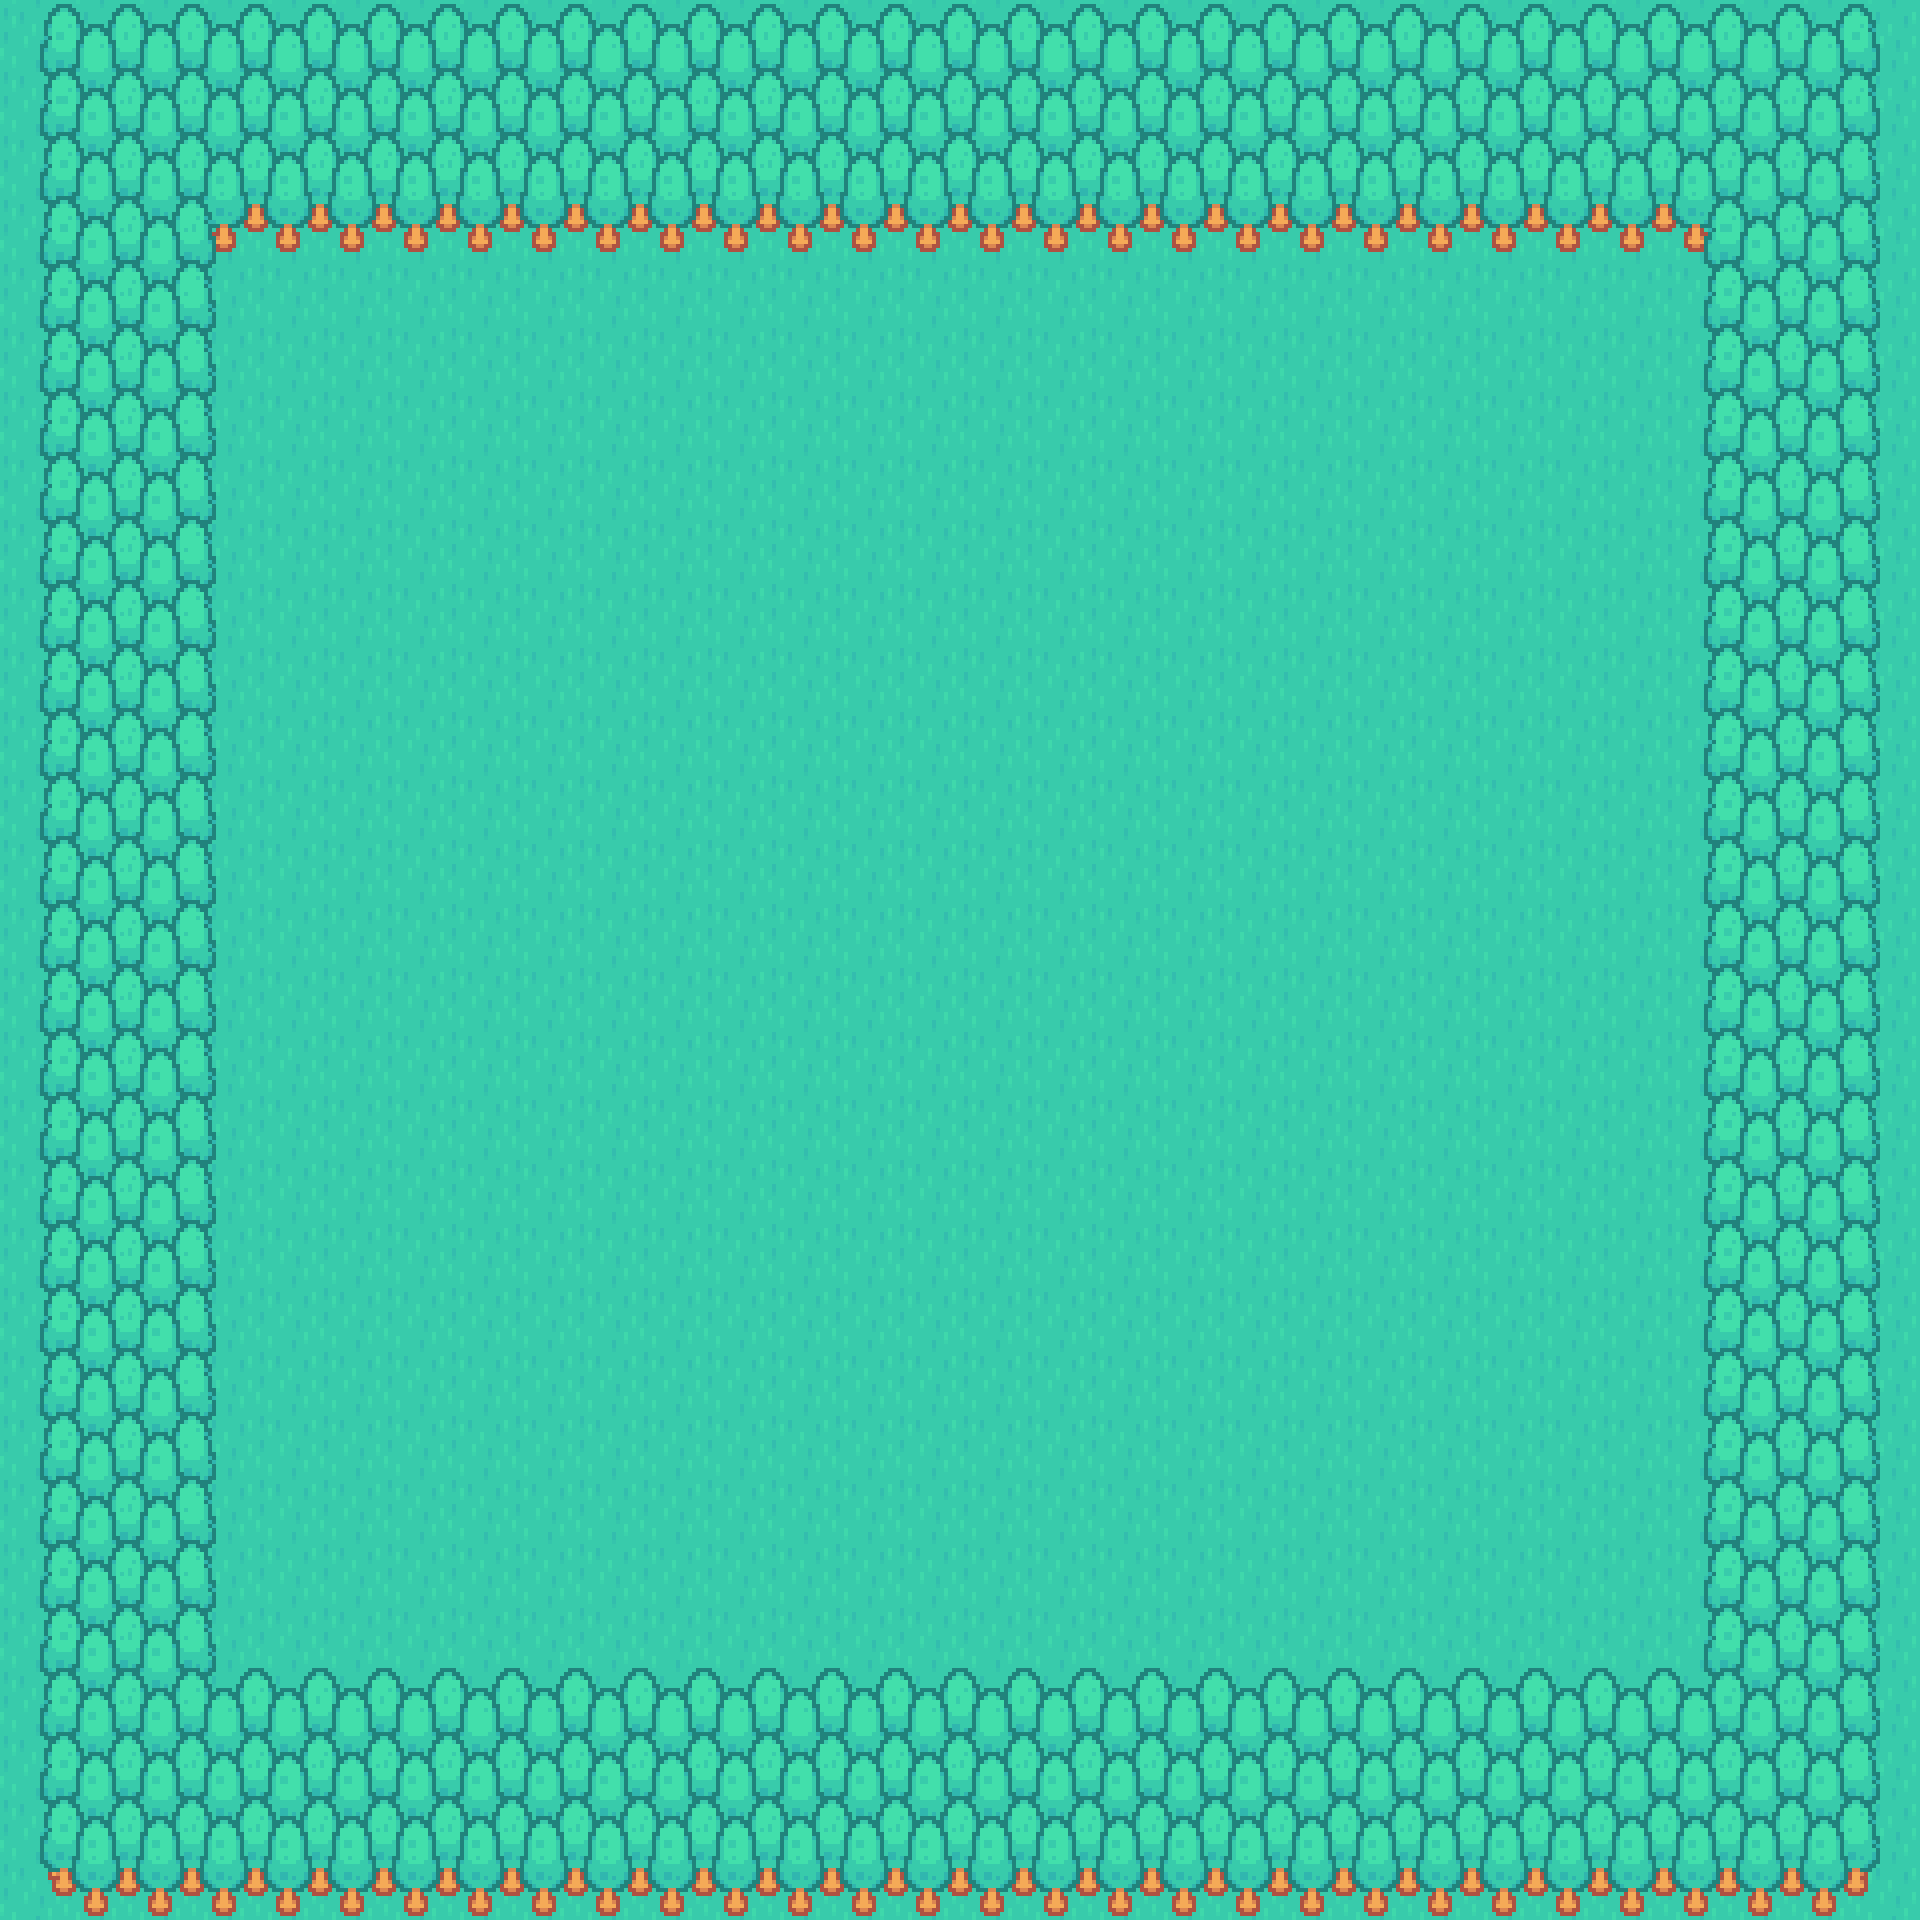

This game map was drawn from its Tiled (.tmx) file and the tilesets committed beside it. A one-line description and the trimmed map source follow:
An orthogonal 30x30 tile map with 64x64 px tiles, 4 tile layers (ground, trees2, trees3, trees) and 7 objects.

<map version="1.10" tiledversion="1.11.2" orientation="orthogonal" renderorder="right-down" width="30" height="30" tilewidth="64" tileheight="64" infinite="0" nextlayerid="7" nextobjectid="9">
 <editorsettings>
  <export target="../level1.lua" format="lua" />
 </editorsettings>
 <tileset firstgid="1" name="tileset" tilewidth="64" tileheight="64" tilecount="54" columns="9">
  <image source="../../assets/tileset.png" width="576" height="384" />
 </tileset>
 <layer id="1" name="ground" width="30" height="30">
  <data>[900 cells, 900 non-empty, 1 distinct tile ids]</data>
 </layer>
 <layer id="5" name="trees2" width="30" height="30">
  <data>[900 cells, 2 non-empty, 2 distinct tile ids]</data>
 </layer>
 <layer id="6" name="trees3" width="30" height="30">
  <data>[900 cells, 6 non-empty, 3 distinct tile ids]</data>
 </layer>
 <layer id="3" name="trees" width="30" height="30">
  <data>[900 cells, 416 non-empty, 9 distinct tile ids]</data>
 </layer>
 <objectgroup id="2" name="walls" visible="0">
  <object id="1" x="-228" y="-10" width="226" height="1924" />
  <object id="2" x="-250" y="-284" width="2176" height="282" />
  <object id="3" x="1928" y="-282" width="308" height="2204" />
  <object id="5" x="36" y="6" width="170" height="1892" />
  <object id="6" x="208" y="1718" width="1664" height="180" />
  <object id="7" x="1700" y="10" width="172" height="1704" />
  <object id="8" x="214" y="20" width="1476" height="200" />
 </objectgroup>
</map>
